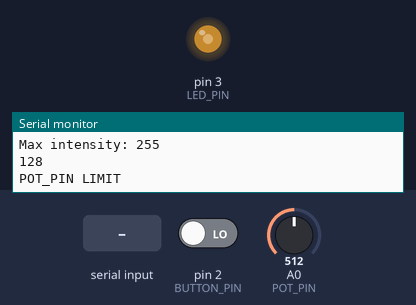
A sketch run on a simulated Arduino Uno, built with avr-gcc and run on an emulated ATmega328P. Shown: output pins drawn as LEDs (lit = HIGH), the last lines printed to the serial monitor. The inputs (shaded band) are chosen by the test bench; at power-on: A0 (POT_PIN) = 512, pin 2 (BUTTON_PIN) LOW.

Above: at 3.4 s.
3.5 s: A0 (POT_PIN) set to 1003
At 3.8 s:
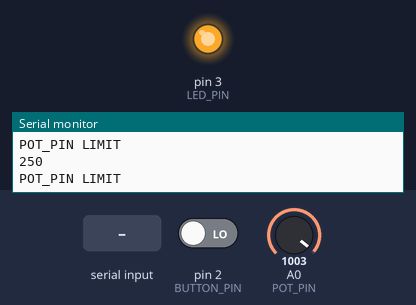
5.0 s: A0 (POT_PIN) set to 1020
At 6.1 s:
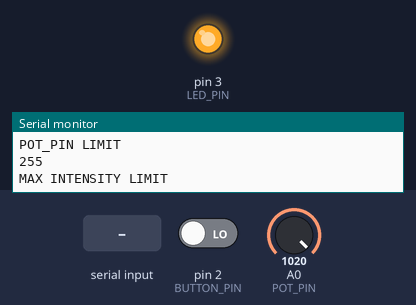
8.0 s: "30,150\n" received over Serial
At 8.8 s:
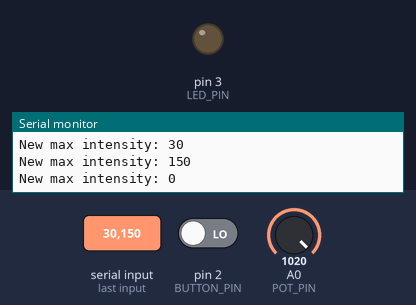
11.1 s: "90,45\n" received over Serial
At 12.4 s:
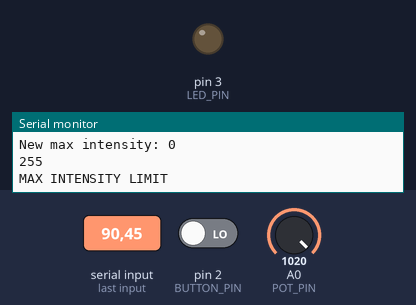
Timing chart, 0 to 13.6 s (numbered marks = the images above; inputs shaded):
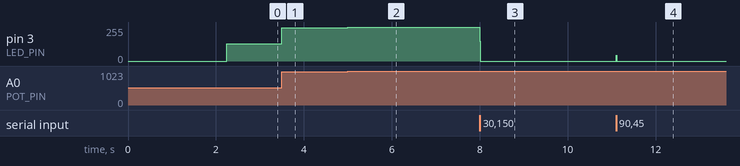

Measured:
- after the input at 3.5 s, pin 3 (LED_PIN): 128/255 → 250/255 at once
- after the input at 5.0 s, pin 3 (LED_PIN): 250/255 → 255/255 at once
- after the input at 8.0 s, pin 3 (LED_PIN): 255/255 → 0/255 at once
- after the input at 11.1 s, pin 3 (LED_PIN): 0/255 → 45/255 at once, → 0/255 0.01 s later

The sketch:

sketch_sep30b.ino
```cpp
/*
* Goals:
*   - LED fade in/out from pot
*   - max intensity from serial
*     - ex: sending 150 means instead of 0-255 it becomes 0-150
*   - save max intensity to EEPROM
*
*   - Self Goals:
*     - To save max intensity to EEPROM, you have to push the button
*/

#include <EEPROM.h>

#define LED_PIN 3
#define POT_PIN A0
#define BUTTON_PIN 2
#define debounceDelay 50
#define EERPROM_SAVE_ADDR 0

unsigned long lastTimeButtonPressed = millis();

volatile bool buttonPressed = false;
bool maxIntensityLimit = false;

byte maxIntensity = 255;

int runCounter = 0;

void setup() {
  // put your setup code here, to run once:
  Serial.begin(115200);
  Serial.setTimeout(10);

  pinMode(LED_PIN, OUTPUT);
  pinMode(POT_PIN, INPUT);

  attachInterrupt(digitalPinToInterrupt(BUTTON_PIN),
                  buttonPressInterrupt,
                  RISING
                );

  delay(1500);
  Serial.println("Getting max intensity...");
  delay(500);
  Serial.println("Retrieved max intensity");
  delay(250);
  Serial.print("Max intensity: ");
  Serial.println(EEPROM.read(0));

  maxIntensity = EEPROM.read(0);
}

void buttonPressInterrupt(){
  unsigned long timeNow = millis();

  if((timeNow - lastTimeButtonPressed) > debounceDelay){
    lastTimeButtonPressed = timeNow;
    buttonPressed = true;
  }

}

void changeMaxIntensity(int newMax){
  maxIntensity = newMax;
}

void loop() {
  byte currentIntensity = (analogRead(POT_PIN) / 4);

  if(Serial.available() > 0){
    byte data = Serial.parseInt();

    if((data >= 0) && (data <= 255)){
      changeMaxIntensity(data);
      Serial.print("New max intensity: ");
      Serial.println(maxIntensity);
    }
  }

  if(buttonPressed){
    //save value
    Serial.print("Saving: ");
    Serial.print(maxIntensity);
    Serial.print(" to EEPROM Addr: ");
    Serial.println(EERPROM_SAVE_ADDR);

    EEPROM.write(EERPROM_SAVE_ADDR, maxIntensity);
    buttonPressed = false;
  }

  //This way saves on memory (I think?)
  if(currentIntensity >= maxIntensity){
    maxIntensityLimit = true;
    analogWrite(LED_PIN, maxIntensity);
  } else {
    maxIntensityLimit = false;
    analogWrite(LED_PIN, currentIntensity);
  }

  if(runCounter % 10000 == 0){
    Serial.println(currentIntensity);
    if(maxIntensityLimit){
      Serial.println("MAX INTENSITY LIMIT");
    } else {
      Serial.println("POT_PIN LIMIT");
    }
  }
  runCounter += 1;
}
```
